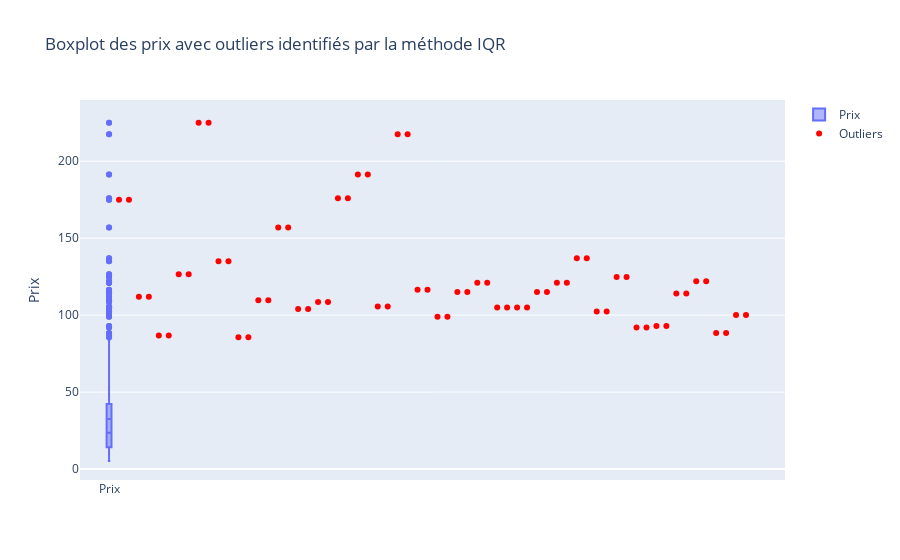

Notebook source saved alongside this figure:
### Code cell
fig_IQR = go.Figure()

# Ajout main box
fig_IQR.add_trace(go.Box(y=allin_for_analyze['price'], name='Prix', boxmean=True, boxpoints='outliers'))

# Ajout des outliers
fig_IQR.add_trace(go.Scatter(y=outliers_IQR['price'], mode='markers', marker=dict(color='red'), name='Outliers'))

fig_IQR.update_layout(title='Boxplot des prix avec outliers identifiés par la méthode IQR', yaxis_title='Prix')

fig_IQR.show()

### Figure 1 — Plotly figure (JSON) as saved in the notebook; plotly's stock layout.template omitted (floating-point values rounded to 4 significant figures; data arrays with more than 128 entries replaced by an {"elided": "..."} marker saying what was removed)
{"data": [{"boxmean": true, "boxpoints": "outliers", "name": "Prix", "type": "box", "y": {"elided": "1421 float values"}}, {"marker": {"color": "red"}, "mode": "markers", "name": "Outliers", "type": "scatter", "y": [175, 175, 112, 112, 86.8, 86.8, 126.5, 126.5, 225, 225, 135, 135, 85.6, 85.6, 109.6, 109.6, 157, 157, 104, 104, 108.5, 108.5, 176, 176, 191.3, 191.3, 105.6, 105.6, 217.5, 217.5, 116.4, 116.4, 99, 99, 115, 115, 121, 121, 105, 105, 105, 105, 115, 115, 121, 121, 137, 137, 102.3, 102.3, 124.8, 124.8, 92, 92, 93, 93, 114, 114, 122, 122, 88.4, 88.4, 100, 100]}], "layout": {"title": {"text": "Boxplot des prix avec outliers identifiés par la méthode IQR"}, "yaxis": {"title": {"text": "Prix"}}}}
